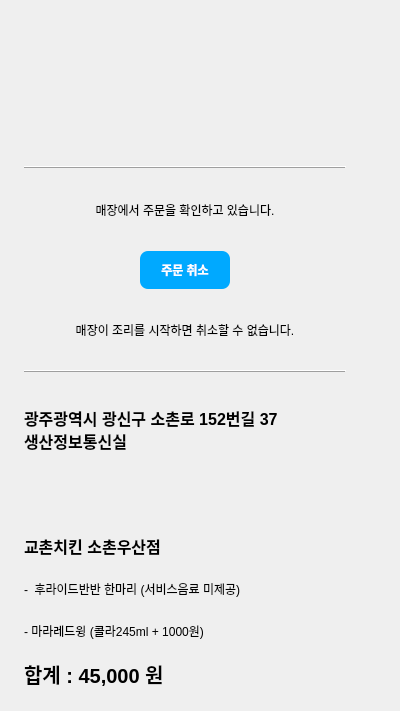
<?xml version="1.0" encoding="UTF-8"?>
<ui version="4.0">
 <class>part6_order_complete</class>
 <widget class="QWidget" name="part6_order_complete">
  <property name="geometry">
   <rect>
    <x>0</x>
    <y>0</y>
    <width>400</width>
    <height>711</height>
   </rect>
  </property>
  <property name="minimumSize">
   <size>
    <width>400</width>
    <height>711</height>
   </size>
  </property>
  <property name="maximumSize">
   <size>
    <width>418</width>
    <height>729</height>
   </size>
  </property>
  <property name="windowTitle">
   <string>Form</string>
  </property>
  <layout class="QGridLayout" name="gridLayout">
   <property name="verticalSpacing">
    <number>0</number>
   </property>
   <item row="0" column="0">
    <widget class="QStackedWidget" name="stackedWidget">
     <property name="minimumSize">
      <size>
       <width>370</width>
       <height>690</height>
      </size>
     </property>
     <property name="maximumSize">
      <size>
       <width>370</width>
       <height>711</height>
      </size>
     </property>
     <property name="currentIndex">
      <number>0</number>
     </property>
     <widget class="QWidget" name="page">
      <layout class="QGridLayout" name="gridLayout_3">
       <item row="0" column="0">
        <layout class="QVBoxLayout" name="verticalLayout">
         <property name="rightMargin">
          <number>30</number>
         </property>
         <item>
          <widget class="QLabel" name="label">
           <property name="minimumSize">
            <size>
             <width>0</width>
             <height>140</height>
            </size>
           </property>
           <property name="maximumSize">
            <size>
             <width>16777215</width>
             <height>140</height>
            </size>
           </property>
           <property name="text">
            <string/>
           </property>
           <property name="pixmap">
            <pixmap resource="mainIcon.qrc">:/mainIcon/yesom_resize_kyochonck.jpg</pixmap>
           </property>
           <property name="scaledContents">
            <bool>true</bool>
           </property>
          </widget>
         </item>
        </layout>
       </item>
       <item row="2" column="0">
        <layout class="QVBoxLayout" name="verticalLayout_3" stretch="0">
         <property name="spacing">
          <number>0</number>
         </property>
         <property name="rightMargin">
          <number>30</number>
         </property>
         <item>
          <widget class="QLabel" name="address_info">
           <property name="maximumSize">
            <size>
             <width>16777215</width>
             <height>100</height>
            </size>
           </property>
           <property name="font">
            <font>
             <pointsize>12</pointsize>
             <bold>true</bold>
            </font>
           </property>
           <property name="text">
            <string>광주광역시 광신구 소촌로 152번길 37 생산정보통신실</string>
           </property>
           <property name="wordWrap">
            <bool>true</bool>
           </property>
          </widget>
         </item>
        </layout>
       </item>
       <item row="1" column="0">
        <layout class="QVBoxLayout" name="verticalLayout_2">
         <property name="rightMargin">
          <number>30</number>
         </property>
         <item>
          <widget class="QFrame" name="frame">
           <property name="frameShape">
            <enum>QFrame::Shape::HLine</enum>
           </property>
           <property name="frameShadow">
            <enum>QFrame::Shadow::Raised</enum>
           </property>
          </widget>
         </item>
         <item>
          <widget class="QLabel" name="for_skyblue">
           <property name="cursor">
            <cursorShape>BlankCursor</cursorShape>
           </property>
           <property name="text">
            <string>매장에서 주문을 확인하고 있습니다.</string>
           </property>
           <property name="alignment">
            <set>Qt::AlignmentFlag::AlignCenter</set>
           </property>
          </widget>
         </item>
         <item>
          <layout class="QHBoxLayout" name="horizontalLayout_2">
           <property name="spacing">
            <number>0</number>
           </property>
           <item>
            <spacer name="horizontalSpacer">
             <property name="orientation">
              <enum>Qt::Orientation::Horizontal</enum>
             </property>
             <property name="sizeHint" stdset="0">
              <size>
               <width>40</width>
               <height>20</height>
              </size>
             </property>
            </spacer>
           </item>
           <item>
            <widget class="QPushButton" name="order_cancle_btn">
             <property name="minimumSize">
              <size>
               <width>90</width>
               <height>0</height>
              </size>
             </property>
             <property name="maximumSize">
              <size>
               <width>90</width>
               <height>16777215</height>
              </size>
             </property>
             <property name="font">
              <font>
               <pointsize>9</pointsize>
               <bold>true</bold>
              </font>
             </property>
             <property name="layoutDirection">
              <enum>Qt::LayoutDirection::LeftToRight</enum>
             </property>
             <property name="styleSheet">
              <string notr="true">QPushButton {
        background-color: #00A9FF;
        color: white;
        font-weight: bold;
        border-radius: 8px;
        padding: 10px 20px;
    }
    QPushButton:hover {
        background-color: #0088CC;
    }

</string>
             </property>
             <property name="text">
              <string>주문 취소</string>
             </property>
            </widget>
           </item>
           <item>
            <spacer name="horizontalSpacer_2">
             <property name="orientation">
              <enum>Qt::Orientation::Horizontal</enum>
             </property>
             <property name="sizeHint" stdset="0">
              <size>
               <width>40</width>
               <height>20</height>
              </size>
             </property>
            </spacer>
           </item>
          </layout>
         </item>
         <item>
          <widget class="QLabel" name="label_2">
           <property name="text">
            <string>매장이 조리를 시작하면 취소할 수 없습니다.</string>
           </property>
           <property name="alignment">
            <set>Qt::AlignmentFlag::AlignCenter</set>
           </property>
          </widget>
         </item>
         <item>
          <widget class="QFrame" name="frame_2">
           <property name="frameShape">
            <enum>QFrame::Shape::HLine</enum>
           </property>
           <property name="frameShadow">
            <enum>QFrame::Shadow::Raised</enum>
           </property>
          </widget>
         </item>
        </layout>
       </item>
       <item row="3" column="0">
        <layout class="QVBoxLayout" name="verticalLayout_4" stretch="0,0,0,0,0">
         <property name="rightMargin">
          <number>30</number>
         </property>
         <item>
          <widget class="QLabel" name="label_order_num">
           <property name="font">
            <font>
             <pointsize>13</pointsize>
             <bold>true</bold>
            </font>
           </property>
           <property name="text">
            <string/>
           </property>
          </widget>
         </item>
         <item>
          <widget class="QLabel" name="label_6">
           <property name="font">
            <font>
             <pointsize>12</pointsize>
             <bold>true</bold>
            </font>
           </property>
           <property name="text">
            <string>교촌치킨 소촌우산점</string>
           </property>
          </widget>
         </item>
         <item>
          <widget class="QLabel" name="label_8">
           <property name="text">
            <string>-  후라이드반반 한마리 (서비스음료 미제공)</string>
           </property>
          </widget>
         </item>
         <item>
          <widget class="QLabel" name="label_9">
           <property name="text">
            <string>- 마라레드윙 (콜라245ml + 1000원)</string>
           </property>
          </widget>
         </item>
         <item>
          <widget class="QLabel" name="label_12">
           <property name="font">
            <font>
             <pointsize>15</pointsize>
             <bold>true</bold>
            </font>
           </property>
           <property name="text">
            <string>합계 : 45,000 원</string>
           </property>
          </widget>
         </item>
        </layout>
       </item>
      </layout>
     </widget>
     <widget class="QWidget" name="page_cooking">
      <layout class="QGridLayout" name="gridLayout_10">
       <item row="5" column="0">
        <layout class="QVBoxLayout" name="verticalLayout_31">
         <property name="rightMargin">
          <number>30</number>
         </property>
         <item>
          <widget class="QLabel" name="label_50">
           <property name="font">
            <font>
             <pointsize>13</pointsize>
             <bold>true</bold>
            </font>
           </property>
           <property name="text">
            <string>배달주소</string>
           </property>
          </widget>
         </item>
         <item>
          <widget class="QLabel" name="label_58">
           <property name="text">
            <string>광주광역시 광신구 소촌로 152번길 37 광주인력개발원 생산정보통신실</string>
           </property>
           <property name="wordWrap">
            <bool>true</bool>
           </property>
          </widget>
         </item>
        </layout>
       </item>
       <item row="7" column="0">
        <layout class="QHBoxLayout" name="horizontalLayout_19">
         <property name="rightMargin">
          <number>30</number>
         </property>
         <property name="bottomMargin">
          <number>0</number>
         </property>
         <item>
          <widget class="QLabel" name="label_54">
           <property name="minimumSize">
            <size>
             <width>100</width>
             <height>0</height>
            </size>
           </property>
           <property name="maximumSize">
            <size>
             <width>100</width>
             <height>16777215</height>
            </size>
           </property>
           <property name="frameShape">
            <enum>QFrame::Shape::NoFrame</enum>
           </property>
           <property name="text">
            <string>배달 요청사항 |</string>
           </property>
          </widget>
         </item>
         <item>
          <widget class="QLabel" name="label_53">
           <property name="text">
            <string>도착하면 전화주세요</string>
           </property>
          </widget>
         </item>
        </layout>
       </item>
       <item row="6" column="0">
        <layout class="QHBoxLayout" name="horizontalLayout_18">
         <property name="rightMargin">
          <number>30</number>
         </property>
         <property name="bottomMargin">
          <number>0</number>
         </property>
         <item>
          <widget class="QLabel" name="label_52">
           <property name="text">
            <string>길안내</string>
           </property>
          </widget>
         </item>
         <item>
          <widget class="QLineEdit" name="road_guide">
           <property name="minimumSize">
            <size>
             <width>180</width>
             <height>0</height>
            </size>
           </property>
           <property name="maximumSize">
            <size>
             <width>180</width>
             <height>16777215</height>
            </size>
           </property>
           <property name="readOnly">
            <bool>true</bool>
           </property>
          </widget>
         </item>
         <item>
          <spacer name="horizontalSpacer_5">
           <property name="orientation">
            <enum>Qt::Orientation::Horizontal</enum>
           </property>
           <property name="sizeHint" stdset="0">
            <size>
             <width>40</width>
             <height>20</height>
            </size>
           </property>
          </spacer>
         </item>
         <item>
          <widget class="QPushButton" name="road_modify">
           <property name="text">
            <string>수정</string>
           </property>
          </widget>
         </item>
        </layout>
       </item>
       <item row="1" column="0">
        <layout class="QVBoxLayout" name="verticalLayout_25">
         <property name="rightMargin">
          <number>30</number>
         </property>
         <item>
          <widget class="QLabel" name="label_43">
           <property name="text">
            <string>도착 예정 시간 </string>
           </property>
          </widget>
         </item>
         <item>
          <layout class="QHBoxLayout" name="horizontalLayout_15">
           <item>
            <widget class="QLabel" name="label_44">
             <property name="font">
              <font>
               <bold>true</bold>
              </font>
             </property>
             <property name="text">
              <string>40</string>
             </property>
            </widget>
           </item>
           <item>
            <widget class="QLabel" name="label_45">
             <property name="text">
              <string>분</string>
             </property>
            </widget>
           </item>
           <item>
            <spacer name="horizontalSpacer_4">
             <property name="orientation">
              <enum>Qt::Orientation::Horizontal</enum>
             </property>
             <property name="sizeHint" stdset="0">
              <size>
               <width>40</width>
               <height>20</height>
              </size>
             </property>
            </spacer>
           </item>
           <item>
            <widget class="QLabel" name="label_46">
             <property name="minimumSize">
              <size>
               <width>70</width>
               <height>30</height>
              </size>
             </property>
             <property name="maximumSize">
              <size>
               <width>50</width>
               <height>30</height>
              </size>
             </property>
             <property name="text">
              <string/>
             </property>
             <property name="pixmap">
              <pixmap resource="mainIcon.qrc">:/mainIcon/fry_pan.png</pixmap>
             </property>
             <property name="scaledContents">
              <bool>true</bool>
             </property>
            </widget>
           </item>
          </layout>
         </item>
        </layout>
       </item>
       <item row="3" column="0">
        <layout class="QVBoxLayout" name="verticalLayout_26">
         <property name="rightMargin">
          <number>30</number>
         </property>
         <item>
          <widget class="QLabel" name="label_47">
           <property name="minimumSize">
            <size>
             <width>320</width>
             <height>140</height>
            </size>
           </property>
           <property name="maximumSize">
            <size>
             <width>320</width>
             <height>120</height>
            </size>
           </property>
           <property name="text">
            <string/>
           </property>
           <property name="pixmap">
            <pixmap resource="mainIcon.qrc">:/mainIcon/yesom_resize_kyochonck.jpg</pixmap>
           </property>
           <property name="scaledContents">
            <bool>true</bool>
           </property>
          </widget>
         </item>
        </layout>
       </item>
       <item row="0" column="0">
        <layout class="QHBoxLayout" name="horizontalLayout_13">
         <property name="rightMargin">
          <number>30</number>
         </property>
         <item>
          <widget class="QPushButton" name="x_btn">
           <property name="minimumSize">
            <size>
             <width>30</width>
             <height>30</height>
            </size>
           </property>
           <property name="maximumSize">
            <size>
             <width>30</width>
             <height>30</height>
            </size>
           </property>
           <property name="text">
            <string>X</string>
           </property>
          </widget>
         </item>
         <item>
          <spacer name="horizontalSpacer_3">
           <property name="orientation">
            <enum>Qt::Orientation::Horizontal</enum>
           </property>
           <property name="sizeHint" stdset="0">
            <size>
             <width>40</width>
             <height>20</height>
            </size>
           </property>
          </spacer>
         </item>
         <item>
          <widget class="QPushButton" name="bh_btn">
           <property name="text">
            <string/>
           </property>
           <property name="icon">
            <iconset resource="mainIcon.qrc">
             <normaloff>:/mainIcon/icon_1_2_transparent.png</normaloff>:/mainIcon/icon_1_2_transparent.png</iconset>
           </property>
           <property name="iconSize">
            <size>
             <width>25</width>
             <height>25</height>
            </size>
           </property>
          </widget>
         </item>
        </layout>
       </item>
       <item row="4" column="0">
        <layout class="QVBoxLayout" name="verticalLayout_27">
         <property name="rightMargin">
          <number>30</number>
         </property>
         <item>
          <widget class="QLabel" name="label_48">
           <property name="minimumSize">
            <size>
             <width>320</width>
             <height>40</height>
            </size>
           </property>
           <property name="maximumSize">
            <size>
             <width>320</width>
             <height>40</height>
            </size>
           </property>
           <property name="text">
            <string/>
           </property>
           <property name="pixmap">
            <pixmap resource="mainIcon.qrc">:/mainIcon/discountlogo.png</pixmap>
           </property>
           <property name="scaledContents">
            <bool>true</bool>
           </property>
          </widget>
         </item>
         <item>
          <widget class="QLabel" name="label_49">
           <property name="font">
            <font>
             <pointsize>13</pointsize>
             <bold>true</bold>
            </font>
           </property>
           <property name="text">
            <string>교촌 치킨 소촌 우산점</string>
           </property>
          </widget>
         </item>
         <item>
          <layout class="QHBoxLayout" name="horizontalLayout_20">
           <property name="topMargin">
            <number>0</number>
           </property>
           <item>
            <widget class="QLabel" name="label_51">
             <property name="text">
              <string>주문번호</string>
             </property>
            </widget>
           </item>
           <item>
            <widget class="QLabel" name="order_num3">
             <property name="text">
              <string>000000</string>
             </property>
            </widget>
           </item>
           <item>
            <spacer name="horizontalSpacer_8">
             <property name="orientation">
              <enum>Qt::Orientation::Horizontal</enum>
             </property>
             <property name="sizeHint" stdset="0">
              <size>
               <width>40</width>
               <height>20</height>
              </size>
             </property>
            </spacer>
           </item>
           <item>
            <widget class="QLabel" name="label_56">
             <property name="text">
              <string>가격: 45,000 원</string>
             </property>
            </widget>
           </item>
          </layout>
         </item>
        </layout>
       </item>
       <item row="2" column="0">
        <layout class="QVBoxLayout" name="verticalLayout_5">
         <property name="rightMargin">
          <number>30</number>
         </property>
         <item>
          <widget class="QLabel" name="label_4">
           <property name="minimumSize">
            <size>
             <width>320</width>
             <height>80</height>
            </size>
           </property>
           <property name="maximumSize">
            <size>
             <width>320</width>
             <height>80</height>
            </size>
           </property>
           <property name="text">
            <string/>
           </property>
           <property name="pixmap">
            <pixmap resource="mainIcon.qrc">:/mainIcon/yesom_resize_cooking.jpg</pixmap>
           </property>
           <property name="scaledContents">
            <bool>true</bool>
           </property>
          </widget>
         </item>
        </layout>
       </item>
      </layout>
     </widget>
     <widget class="QWidget" name="page_delivery">
      <layout class="QGridLayout" name="gridLayout_27">
       <item row="2" column="0">
        <layout class="QVBoxLayout" name="verticalLayout_73">
         <property name="rightMargin">
          <number>30</number>
         </property>
         <item>
          <layout class="QVBoxLayout" name="verticalLayout_6">
           <item>
            <widget class="QLabel" name="label_5">
             <property name="minimumSize">
              <size>
               <width>320</width>
               <height>80</height>
              </size>
             </property>
             <property name="maximumSize">
              <size>
               <width>340</width>
               <height>80</height>
              </size>
             </property>
             <property name="text">
              <string/>
             </property>
             <property name="pixmap">
              <pixmap resource="mainIcon.qrc">:/mainIcon/yesom_resize_delivering.jpg</pixmap>
             </property>
             <property name="scaledContents">
              <bool>true</bool>
             </property>
            </widget>
           </item>
          </layout>
         </item>
         <item>
          <widget class="QLabel" name="label_188">
           <property name="minimumSize">
            <size>
             <width>320</width>
             <height>140</height>
            </size>
           </property>
           <property name="maximumSize">
            <size>
             <width>340</width>
             <height>120</height>
            </size>
           </property>
           <property name="text">
            <string/>
           </property>
           <property name="pixmap">
            <pixmap resource="mainIcon.qrc">:/mainIcon/yesom_resize_kyochonck.jpg</pixmap>
           </property>
           <property name="scaledContents">
            <bool>true</bool>
           </property>
          </widget>
         </item>
        </layout>
       </item>
       <item row="5" column="0">
        <layout class="QHBoxLayout" name="horizontalLayout_63">
         <property name="rightMargin">
          <number>30</number>
         </property>
         <property name="bottomMargin">
          <number>0</number>
         </property>
         <item>
          <widget class="QLabel" name="label_203">
           <property name="text">
            <string>길안내</string>
           </property>
          </widget>
         </item>
         <item>
          <widget class="QLineEdit" name="road_guide_9">
           <property name="readOnly">
            <bool>true</bool>
           </property>
          </widget>
         </item>
         <item>
          <spacer name="horizontalSpacer_41">
           <property name="orientation">
            <enum>Qt::Orientation::Horizontal</enum>
           </property>
           <property name="sizeHint" stdset="0">
            <size>
             <width>40</width>
             <height>20</height>
            </size>
           </property>
          </spacer>
         </item>
         <item>
          <widget class="QPushButton" name="road_modify_9">
           <property name="text">
            <string>수정</string>
           </property>
          </widget>
         </item>
        </layout>
       </item>
       <item row="6" column="0">
        <layout class="QHBoxLayout" name="horizontalLayout_64">
         <property name="rightMargin">
          <number>30</number>
         </property>
         <property name="bottomMargin">
          <number>0</number>
         </property>
         <item>
          <widget class="QLabel" name="label_204">
           <property name="minimumSize">
            <size>
             <width>100</width>
             <height>0</height>
            </size>
           </property>
           <property name="maximumSize">
            <size>
             <width>100</width>
             <height>16777215</height>
            </size>
           </property>
           <property name="frameShape">
            <enum>QFrame::Shape::NoFrame</enum>
           </property>
           <property name="text">
            <string>배달 요청사항 |</string>
           </property>
          </widget>
         </item>
         <item>
          <widget class="QLabel" name="label_205">
           <property name="font">
            <font>
             <bold>false</bold>
            </font>
           </property>
           <property name="text">
            <string>도착하면 전화주세요.</string>
           </property>
          </widget>
         </item>
        </layout>
       </item>
       <item row="0" column="0">
        <layout class="QHBoxLayout" name="horizontalLayout_36">
         <property name="rightMargin">
          <number>30</number>
         </property>
         <item>
          <widget class="QPushButton" name="x_btn2">
           <property name="minimumSize">
            <size>
             <width>30</width>
             <height>30</height>
            </size>
           </property>
           <property name="maximumSize">
            <size>
             <width>30</width>
             <height>30</height>
            </size>
           </property>
           <property name="text">
            <string>X</string>
           </property>
          </widget>
         </item>
         <item>
          <spacer name="horizontalSpacer_20">
           <property name="orientation">
            <enum>Qt::Orientation::Horizontal</enum>
           </property>
           <property name="sizeHint" stdset="0">
            <size>
             <width>40</width>
             <height>20</height>
            </size>
           </property>
          </spacer>
         </item>
         <item>
          <widget class="QPushButton" name="bh_btn_2">
           <property name="text">
            <string/>
           </property>
           <property name="icon">
            <iconset resource="mainIcon.qrc">
             <normaloff>:/mainIcon/icon_1_2_transparent.png</normaloff>:/mainIcon/icon_1_2_transparent.png</iconset>
           </property>
           <property name="iconSize">
            <size>
             <width>25</width>
             <height>25</height>
            </size>
           </property>
          </widget>
         </item>
        </layout>
       </item>
       <item row="3" column="0">
        <layout class="QVBoxLayout" name="verticalLayout_74">
         <property name="rightMargin">
          <number>30</number>
         </property>
         <item>
          <widget class="QLabel" name="label_189">
           <property name="minimumSize">
            <size>
             <width>320</width>
             <height>40</height>
            </size>
           </property>
           <property name="maximumSize">
            <size>
             <width>340</width>
             <height>40</height>
            </size>
           </property>
           <property name="text">
            <string/>
           </property>
           <property name="pixmap">
            <pixmap resource="mainIcon.qrc">:/mainIcon/discountlogo.png</pixmap>
           </property>
           <property name="scaledContents">
            <bool>true</bool>
           </property>
          </widget>
         </item>
         <item>
          <widget class="QLabel" name="label_190">
           <property name="font">
            <font>
             <pointsize>13</pointsize>
             <bold>true</bold>
            </font>
           </property>
           <property name="text">
            <string>교촌 치킨 소촌 우산점</string>
           </property>
          </widget>
         </item>
         <item>
          <layout class="QHBoxLayout" name="horizontalLayout_61">
           <property name="topMargin">
            <number>0</number>
           </property>
           <item>
            <widget class="QLabel" name="label_191">
             <property name="text">
              <string>주문번호</string>
             </property>
            </widget>
           </item>
           <item>
            <widget class="QLabel" name="order_num">
             <property name="text">
              <string>000000</string>
             </property>
            </widget>
           </item>
           <item>
            <spacer name="horizontalSpacer_7">
             <property name="orientation">
              <enum>Qt::Orientation::Horizontal</enum>
             </property>
             <property name="sizeHint" stdset="0">
              <size>
               <width>40</width>
               <height>20</height>
              </size>
             </property>
            </spacer>
           </item>
           <item>
            <widget class="QLabel" name="label_193">
             <property name="text">
              <string>가격: 45,000원</string>
             </property>
            </widget>
           </item>
          </layout>
         </item>
        </layout>
       </item>
       <item row="4" column="0">
        <layout class="QVBoxLayout" name="verticalLayout_76">
         <property name="rightMargin">
          <number>30</number>
         </property>
         <item>
          <widget class="QLabel" name="label_201">
           <property name="font">
            <font>
             <pointsize>13</pointsize>
             <bold>true</bold>
            </font>
           </property>
           <property name="text">
            <string>배달주소</string>
           </property>
          </widget>
         </item>
         <item>
          <widget class="QLabel" name="label_202">
           <property name="text">
            <string>광주광역시 광신구 소촌로 152번길 37 광주인력개발원 생산정보통신실</string>
           </property>
           <property name="wordWrap">
            <bool>true</bool>
           </property>
          </widget>
         </item>
        </layout>
       </item>
       <item row="1" column="0">
        <layout class="QVBoxLayout" name="verticalLayout_48">
         <property name="rightMargin">
          <number>30</number>
         </property>
         <item>
          <widget class="QLabel" name="label_112">
           <property name="text">
            <string>도착 예정 시간 </string>
           </property>
          </widget>
         </item>
         <item>
          <layout class="QHBoxLayout" name="horizontalLayout_35">
           <item>
            <widget class="QLabel" name="label_113">
             <property name="font">
              <font>
               <bold>true</bold>
              </font>
             </property>
             <property name="text">
              <string>10</string>
             </property>
            </widget>
           </item>
           <item>
            <widget class="QLabel" name="label_114">
             <property name="text">
              <string>분</string>
             </property>
            </widget>
           </item>
           <item>
            <spacer name="horizontalSpacer_19">
             <property name="orientation">
              <enum>Qt::Orientation::Horizontal</enum>
             </property>
             <property name="sizeHint" stdset="0">
              <size>
               <width>40</width>
               <height>20</height>
              </size>
             </property>
            </spacer>
           </item>
           <item>
            <widget class="QLabel" name="label_11">
             <property name="text">
              <string/>
             </property>
             <property name="pixmap">
              <pixmap resource="mainIcon.qrc">:/mainIcon/rider_img.png</pixmap>
             </property>
            </widget>
           </item>
          </layout>
         </item>
        </layout>
       </item>
      </layout>
     </widget>
     <widget class="QWidget" name="done_delivery">
      <layout class="QGridLayout" name="gridLayout_12">
       <item row="3" column="0">
        <layout class="QVBoxLayout" name="verticalLayout_47">
         <property name="rightMargin">
          <number>30</number>
         </property>
         <item>
          <widget class="QLabel" name="label_107">
           <property name="font">
            <font>
             <pointsize>13</pointsize>
             <bold>true</bold>
            </font>
           </property>
           <property name="text">
            <string>배달주소</string>
           </property>
          </widget>
         </item>
         <item>
          <widget class="QLabel" name="label_108">
           <property name="text">
            <string>광주광역시 광신구 소촌로 152번길 37 광주인력개발원 생산정보통신실</string>
           </property>
           <property name="wordWrap">
            <bool>true</bool>
           </property>
          </widget>
         </item>
        </layout>
       </item>
       <item row="4" column="0">
        <layout class="QHBoxLayout" name="horizontalLayout_33">
         <property name="rightMargin">
          <number>30</number>
         </property>
         <property name="bottomMargin">
          <number>0</number>
         </property>
         <item>
          <widget class="QLabel" name="label_109">
           <property name="text">
            <string>길안내</string>
           </property>
          </widget>
         </item>
         <item>
          <widget class="QLineEdit" name="road_guide_4">
           <property name="readOnly">
            <bool>true</bool>
           </property>
          </widget>
         </item>
         <item>
          <spacer name="horizontalSpacer_18">
           <property name="orientation">
            <enum>Qt::Orientation::Horizontal</enum>
           </property>
           <property name="sizeHint" stdset="0">
            <size>
             <width>40</width>
             <height>20</height>
            </size>
           </property>
          </spacer>
         </item>
         <item>
          <widget class="QPushButton" name="road_modify_4">
           <property name="text">
            <string>수정</string>
           </property>
          </widget>
         </item>
        </layout>
       </item>
       <item row="0" column="0">
        <layout class="QHBoxLayout" name="horizontalLayout_17">
         <property name="rightMargin">
          <number>30</number>
         </property>
         <item>
          <widget class="QPushButton" name="x_btn3">
           <property name="minimumSize">
            <size>
             <width>30</width>
             <height>30</height>
            </size>
           </property>
           <property name="maximumSize">
            <size>
             <width>30</width>
             <height>30</height>
            </size>
           </property>
           <property name="text">
            <string>X</string>
           </property>
          </widget>
         </item>
         <item>
          <spacer name="horizontalSpacer_9">
           <property name="orientation">
            <enum>Qt::Orientation::Horizontal</enum>
           </property>
           <property name="sizeHint" stdset="0">
            <size>
             <width>40</width>
             <height>20</height>
            </size>
           </property>
          </spacer>
         </item>
         <item>
          <widget class="QPushButton" name="bh_btn_3">
           <property name="text">
            <string/>
           </property>
           <property name="icon">
            <iconset resource="mainIcon.qrc">
             <normaloff>:/mainIcon/icon_1_2_transparent.png</normaloff>:/mainIcon/icon_1_2_transparent.png</iconset>
           </property>
           <property name="iconSize">
            <size>
             <width>25</width>
             <height>25</height>
            </size>
           </property>
          </widget>
         </item>
        </layout>
       </item>
       <item row="2" column="0">
        <layout class="QVBoxLayout" name="verticalLayout_46">
         <property name="rightMargin">
          <number>30</number>
         </property>
         <item>
          <widget class="QLabel" name="label_101">
           <property name="minimumSize">
            <size>
             <width>330</width>
             <height>40</height>
            </size>
           </property>
           <property name="maximumSize">
            <size>
             <width>340</width>
             <height>40</height>
            </size>
           </property>
           <property name="text">
            <string/>
           </property>
           <property name="pixmap">
            <pixmap resource="mainIcon.qrc">:/mainIcon/discountlogo.png</pixmap>
           </property>
           <property name="scaledContents">
            <bool>true</bool>
           </property>
          </widget>
         </item>
         <item>
          <widget class="QLabel" name="label_102">
           <property name="font">
            <font>
             <pointsize>13</pointsize>
             <bold>true</bold>
            </font>
           </property>
           <property name="text">
            <string>교촌 치킨 소촌 우산점</string>
           </property>
          </widget>
         </item>
         <item>
          <layout class="QHBoxLayout" name="horizontalLayout_32">
           <property name="topMargin">
            <number>0</number>
           </property>
           <item>
            <widget class="QLabel" name="label_103">
             <property name="text">
              <string>주문번호</string>
             </property>
            </widget>
           </item>
           <item>
            <widget class="QLabel" name="order_num2">
             <property name="text">
              <string>000000</string>
             </property>
            </widget>
           </item>
           <item>
            <spacer name="horizontalSpacer_6">
             <property name="orientation">
              <enum>Qt::Orientation::Horizontal</enum>
             </property>
             <property name="sizeHint" stdset="0">
              <size>
               <width>40</width>
               <height>20</height>
              </size>
             </property>
            </spacer>
           </item>
           <item>
            <widget class="QLabel" name="label_105">
             <property name="text">
              <string>가격: 45,000원</string>
             </property>
            </widget>
           </item>
          </layout>
         </item>
        </layout>
       </item>
       <item row="5" column="0">
        <layout class="QHBoxLayout" name="horizontalLayout_34">
         <property name="rightMargin">
          <number>30</number>
         </property>
         <property name="bottomMargin">
          <number>0</number>
         </property>
         <item>
          <widget class="QLabel" name="label_110">
           <property name="minimumSize">
            <size>
             <width>100</width>
             <height>0</height>
            </size>
           </property>
           <property name="maximumSize">
            <size>
             <width>100</width>
             <height>16777215</height>
            </size>
           </property>
           <property name="text">
            <string>배달 요청사항 |</string>
           </property>
          </widget>
         </item>
         <item>
          <widget class="QLabel" name="label_111">
           <property name="text">
            <string>도착하면 전화주세요.</string>
           </property>
          </widget>
         </item>
        </layout>
       </item>
       <item row="1" column="0">
        <layout class="QVBoxLayout" name="verticalLayout_37">
         <property name="rightMargin">
          <number>30</number>
         </property>
         <item>
          <layout class="QVBoxLayout" name="verticalLayout_7">
           <item>
            <widget class="QLabel" name="label_7">
             <property name="minimumSize">
              <size>
               <width>320</width>
               <height>80</height>
              </size>
             </property>
             <property name="maximumSize">
              <size>
               <width>340</width>
               <height>80</height>
              </size>
             </property>
             <property name="text">
              <string/>
             </property>
             <property name="pixmap">
              <pixmap resource="mainIcon.qrc">:/mainIcon/yesom_resize_complete.jpg</pixmap>
             </property>
             <property name="scaledContents">
              <bool>true</bool>
             </property>
            </widget>
           </item>
          </layout>
         </item>
         <item>
          <widget class="QLabel" name="label_79">
           <property name="minimumSize">
            <size>
             <width>330</width>
             <height>140</height>
            </size>
           </property>
           <property name="maximumSize">
            <size>
             <width>350</width>
             <height>120</height>
            </size>
           </property>
           <property name="text">
            <string/>
           </property>
           <property name="pixmap">
            <pixmap resource="mainIcon.qrc">:/mainIcon/yesom_resize_kyochonck.jpg</pixmap>
           </property>
           <property name="scaledContents">
            <bool>true</bool>
           </property>
          </widget>
         </item>
        </layout>
       </item>
      </layout>
     </widget>
    </widget>
   </item>
  </layout>
 </widget>
 <resources>
  <include location="mainIcon.qrc"/>
 </resources>
 <connections/>
</ui>
